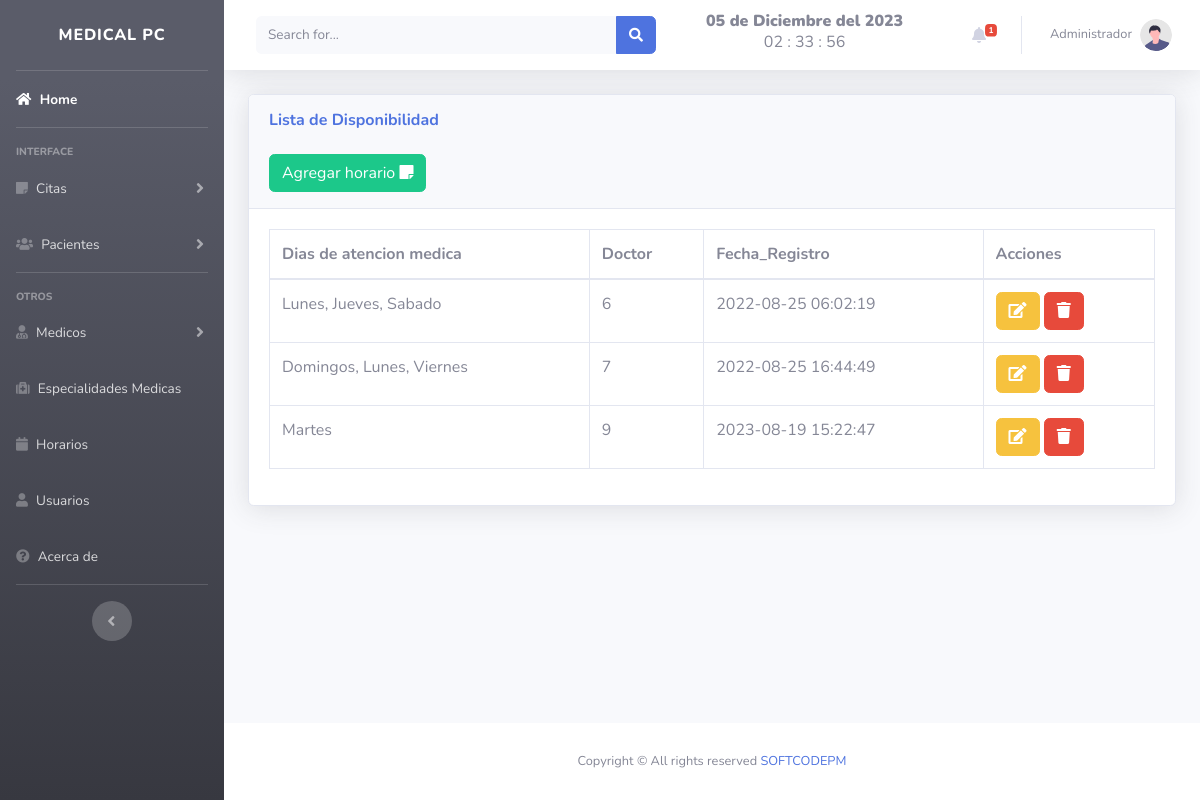
The page /views/horarios.php (signed in) on the database its author committed.
### tables this page shows
CREATE TABLE `horario` (
  `id` int(11) NOT NULL,
  `dias` varchar(50) NOT NULL,
  `id_doctor` int(11) NOT NULL,
  `fecha` timestamp NOT NULL DEFAULT current_timestamp()
);

### views/horarios.php (the view, shortened to what this page needs)
<!DOCTYPE html>
<html lang="en">
<head>
</head>
<?php include "../includes/header.php"; ?>
<body id="page-top">
    <div class="container-fluid">
        <div class="card shadow mb-4">
            <div class="card-header py-3">
                <h6 class="m-0 font-weight-bold text-primary">Lista de Disponibilidad</h6>
                <br>
                <button type="button" class="btn btn-success" data-toggle="modal" data-target="#horario">
                    <span class="glyphicon glyphicon-plus"></span> Agregar horario <i class="fa fa-sticky-note" aria-hidden="true"></i> </a></button>
            </div>
            <div class="card-body">
                <div class="table-responsive">
                    <table class="table table-bordered" id="dataTable" width="100%" cellspacing="0">
                        <thead>
                            <tr>
                                <th>Dias de atencion medica</th>
                                <th>Doctor</th>
                                <th>Fecha_Registro</th>
                                <th>Acciones</th>
                            </tr>
                        </thead>
                        <?php
                        include "../includes/db.php";
                        $result = mysqli_query($conexion, "SELECT * FROM horario ");
                        while ($fila = mysqli_fetch_assoc($result)) :
                        ?>
                            <tr>
                                <td><?php echo $fila['dias']; ?></td>
                                <td><?php echo $fila['id_doctor']; ?></td>
                                <td><?php echo $fila['fecha']; ?></td>
                                <td>
                                    <a class="btn btn-warning" href="../includes/editar_horario.php?id=<?php echo $fila['id'] ?> ">
                                        <i class="fa fa-edit "></i> </a>
                                    <a href="../includes/eliminar_horario.php?id=<?php echo $fila['id'] ?> " class="btn btn-danger btn-del">
                                        <i class="fa fa-trash "></i></a></button>
                                </td>
                            </tr>
                        <?php endwhile; ?>
                    </table>
                </div>
            </div>
        </div>
    </div>
    <?php include "../includes/footer.php"; ?>
</body>
</html>

### rows shown on the page
horario: dias "Lunes, Jueves, Sabado", id_doctor "6", fecha "2022-08-25 06:02:19"
horario: dias "Domingos, Lunes, Viernes", id_doctor "7", fecha "2022-08-25 16:44:49"
horario: dias "Martes", id_doctor "9", fecha "2023-08-19 15:22:47"

### other values the page prints
fecha() "05 de Diciembre del 2023"
$_SESSION['nombre'] "Administrador"
